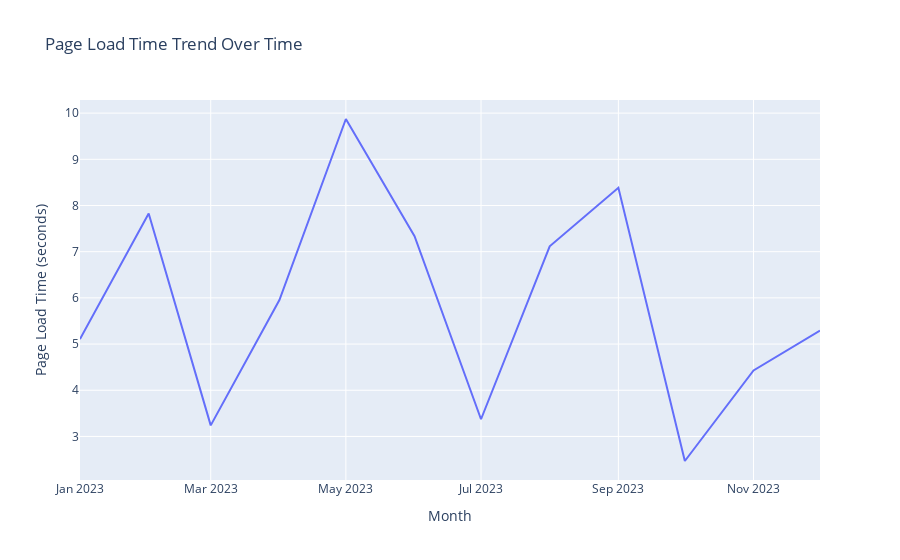

The code cell stored with this chart in its notebook:
### Code cell
line_chart = px.line(wdf, x='Month', y='Page_Load_Time', title='Page Load Time Trend Over Time')
line_chart.update_xaxes(title_text='Month')
line_chart.update_yaxes(title_text='Page Load Time (seconds)')

### Figure 1 — Plotly figure (JSON) as saved in the notebook; plotly's stock layout.template omitted (floating-point values rounded to 4 significant figures)
{"data": [{"hovertemplate": "Month=%{x}<br>Page_Load_Time=%{y}<extra></extra>", "legendgroup": "", "line": {"color": "#636efa", "dash": "solid"}, "marker": {"symbol": "circle"}, "mode": "lines", "name": "", "orientation": "v", "showlegend": false, "type": "scatter", "x": ["2023-01-01", "2023-02-01", "2023-03-01", "2023-04-01", "2023-05-01", "2023-06-01", "2023-07-01", "2023-08-01", "2023-09-01", "2023-10-01", "2023-11-01", "2023-12-01"], "xaxis": "x", "y": [5.107, 7.828, 3.24, 5.955, 9.872, 7.333, 3.372, 7.115, 8.385, 2.468, 4.43, 5.289], "yaxis": "y"}], "layout": {"legend": {"tracegroupgap": 0}, "title": {"text": "Page Load Time Trend Over Time"}, "xaxis": {"anchor": "y", "domain": [0, 1], "title": {"text": "Month"}}, "yaxis": {"anchor": "x", "domain": [0, 1], "title": {"text": "Page Load Time (seconds)"}}}}
